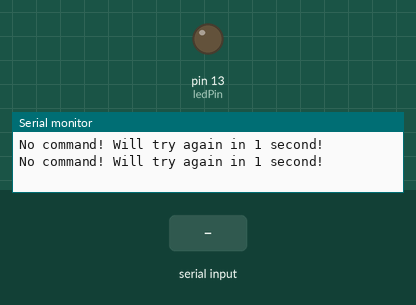
Recording of a sketch running on a simulated Arduino Uno, built with avr-gcc and run on an emulated ATmega328P. On the bench: output pins drawn as LEDs (lit = HIGH), the last lines printed to the serial monitor. Inputs (shaded band) come from the test bench.

Above: at 1.2 s.
1.3 s: "on" received over Serial
At 3.1 s:
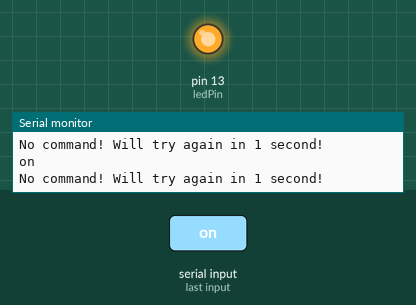
3.5 s: "off" received over Serial
At 4.7 s:
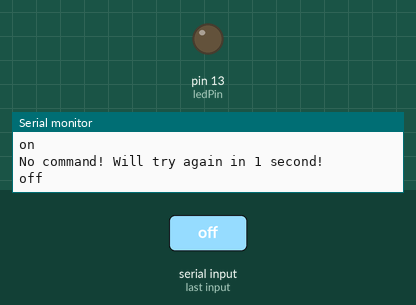
Timing chart, 0 to 6.5 s (numbered marks = the images above; inputs shaded):
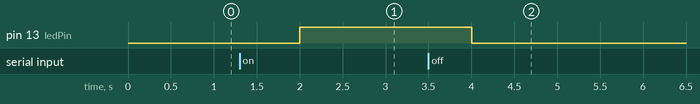

Measured:
- after the input at 1.3 s, pin 13 (ledPin): LOW → HIGH after 0.70 s
- after the input at 3.5 s, pin 13 (ledPin): HIGH → LOW after 0.50 s

The sketch:

Serial_input.ino
```cpp
int ledPin = 13;

void setup() {
  pinMode(ledPin, OUTPUT);
  Serial.begin(9600);
}

void loop() {

  char inputCmd[1000]; //存放从Serical Monitor中读取的输入字符串
  int idx = 0;

  while (Serial.available() > 0)
  {
    int inputChar = Serial.read();
    if (inputChar != 10)
    {
      inputCmd[idx] = inputChar;
      idx++;
    }
  }

  if (idx > 0)
  {
    inputCmd[idx] = '\0'; //字符串数组最后需要以'\0'结束
    Serial.println(inputCmd); //打印收到的命令

    //判断input命令
    if (strcmp(inputCmd, "on") == 0)
    {
      digitalWrite(ledPin, HIGH);
    }
    else if (strcmp(inputCmd, "off") == 0)
    {
      digitalWrite(ledPin, LOW);
    }
    else
    {
      Serial.println("Neither on nor off");
    }

  }
  else
  {
    Serial.println("No command! Will try again in 1 second!");
  }

  delay(1000);
}
```
